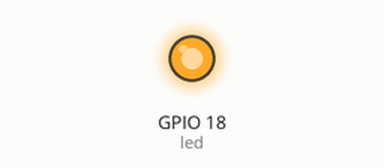
This program was run on a simulated Raspberry Pi (BCM pin numbers). On the bench: output pins drawn as LEDs (lit = HIGH).

Above: at 5.0 s.
At 15.0 s:
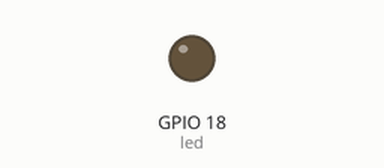
Timing chart, 0 to 26.0 s (numbered marks = the images above):
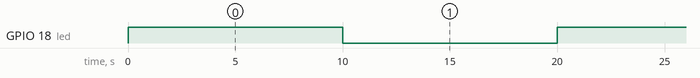

Measured:
- by itself, GPIO 18 (led): alternates HIGH for 10.0 s and LOW for 10.0 s

The program:

Lights.py
```python
from gpiozero import LED
from time import sleep

#blinking lights code, should work if
#pin is correct

led = LED(18)
bool = True

#purpose is for breaking the alarm loop
def changebool(bool):
    if(bool == True):
        bool = False
    else:
        bool = True

while bool == True:
    led.on()
    sleep(10)
    led.off()
    sleep(10)
```
